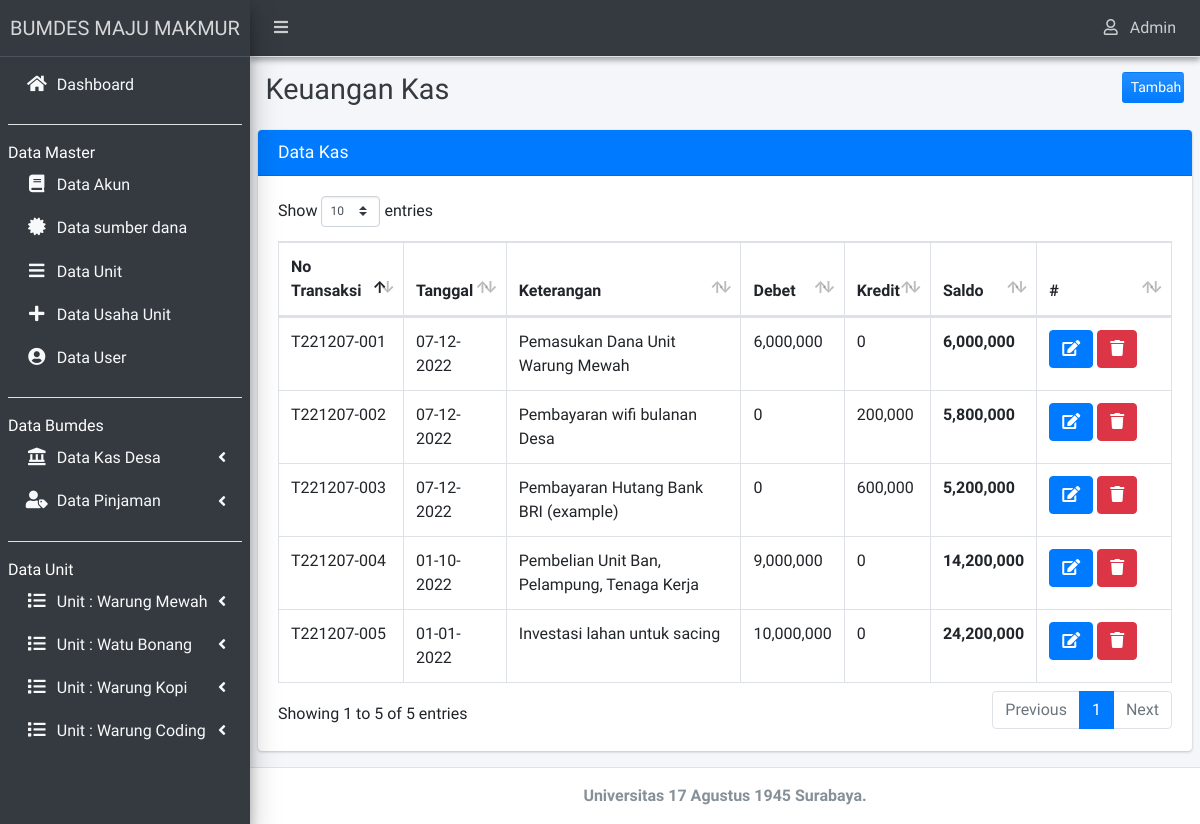
/admin/index.php?hal=kas (signed in), run on the app's committed database.
### tables this page shows
CREATE TABLE `tb_unit` (
  `id_unit` int(11) NOT NULL,
  `nama_unit` varchar(30) DEFAULT NULL
);

CREATE TABLE `tb_kas` (
  `id_kas` int(11) NOT NULL,
  `tanggal` varchar(20) NOT NULL,
  `id_transaksi` varchar(20) NOT NULL,
  `kode_akun` varchar(5) NOT NULL,
  `sumber` varchar(5) NOT NULL,
  `keterangan` varchar(255) NOT NULL,
  `debet` int(11) NOT NULL,
  `kredit` int(11) NOT NULL
);

### setting/tanggal.php (called while the page is built, shortened)
<?php
	function tgl_indo($tgl){
			$tgl		= date_create($tgl);
			$tanggal	= date_format($tgl,"d-m-Y");
			return $tanggal;
	}
?>

### admin/kas.php (the view, shortened to what this page needs)
<div class="content-header">
    <div class="container-fluid">
        <div class="row mb-2">
            <div class="col-sm-6">
                <h1 class="m-0 text-dark">Keuangan Kas</h1>
            </div>
            <div class="col-sm-5">
            </div>
            <div class="col-sm-1">
                <a href="?hal=tambah_kas" style="float: right;" class="btn btn-block bg-gradient-primary btn-sm">Tambah</a>
            </div>
        </div>
    </div>
</div>
<section class="content">
    <div class="row">
    <div class="col-12">
        <div class="card card-primary">
            <div class="card-header">
                <h3 class="card-title primary">Data Kas</h3>
            </div>
        <div class="card-body">
            <table id="example3" class="table table-bordered table-hover">
                <thead>
                        <tr>
                        <th>No Transaksi</th>
                        <th>Tanggal</th>
                        <th>Keterangan</th>
                        <th>Debet</th>
                        <th>Kredit</th>
                        <th>Saldo</th>
                        <th>#</th>
                        </tr>
                </thead>
                <tbody>
                <?php
                    $saldo=0;
                    $query      = "SELECT * from tb_kas";
                    $result     = $mysqli->query($query);
                    $num_result = $result->num_rows;
                    if ($num_result > 0) {
                        while ($data = mysqli_fetch_assoc($result)) {
                            extract($data);
                            $saldo+=$debet;
                            $saldo-=$kredit;
                        ?>
                    <tr>
                        <td><?php echo $id_transaksi; ?></td>
                        <td><?php echo tgl_indo($tanggal); ?></td>
                        <td><?php echo $keterangan; ?></td>
                        <td><?php echo number_format($debet,0); ?></td>
                        <td><?php echo number_format($kredit,0); ?></td>
                        <th><?php echo number_format($saldo,0); ?></th>
                        <td width="15%">
                            <a href="?hal=kas_edit&id_kas=<?php echo $id_kas; ?>"
                            class="btn btn-icon btn-primary" title="Edit Data"><i class="fa fa-edit"></i> </a>
                            <a class="btn btn-danger" title="Hapus Data" href="operasi_crud/kas/delete.php?id_kas=<?= $id_kas; ?>"
                                onclick="return confirm('Apakah anda yakin akan menghapus data ini?')"> <i class="fa fa-trash"></i></a>
                        </td>
                    </tr>
                    <?php }}?>
            </table>
                </div>
            </div>
        </div>
    </div>
</section>

### admin/_menu.php (shortened to what this page needs)
<li class="nav-item">
	<a href="?hal=beranda" class="nav-link text-light">
		<i class="nav-icon fas fa-home"></i>
		<p> Dashboard </p>
	</a>
</li>
<?php if($_SESSION['level_user']=='Admin' || $_SESSION['level_user']=='Bendahara'){ ?>
	<li class="nav-item">
		<hr class="bg-gradient-light">
	</li>
	<div class="sidebar-heading text-white">Data Master</div>
    <li class="nav-item">
		<a class="nav-link text-light" href="?hal=akun">
			<i class="fa fa-book nav-icon"></i>
			<p>Data Akun</p>
		</a>
    </li>
    <li class="nav-item">
		<a class="nav-link text-light" href="?hal=ind">
			<i class="fa fa-certificate nav-icon"></i>
			<p>Data sumber dana</p>
		</a>
    </li>
    <li class="nav-item">
		<a class="nav-link text-light" href="?hal=unit" >
			<i class="fa fa-bars nav-icon"></i>
			<p>Data Unit</p>
		</a>
    </li>
    <li class="nav-item">
		<a class="nav-link text-light" href="?hal=kegiatan">
			<i class="fa fa-plus nav-icon"></i>
			<p>Data Usaha Unit</p>
		</a>
    </li>
    <li class="nav-item">
		<a class="nav-link text-light" href="?hal=user">
			<i class="fa fa-user-circle nav-icon"></i>
			<p>Data User</p>
		</a>
    </li>
	<li class="nav-item">
		<hr class="bg-gradient-light">
	</li>
	<div class="sidebar-heading text-white">Data Bumdes</div>
	<li class="nav-item">
		<a href="#" class="nav-link text-light">
			<i class="fas fa-solid fa-landmark nav-icon"></i>
			<p> Data Kas Desa <i class="fas fa-angle-left right"></i></p>
		</a>
    </li>
	<li class="nav-item">
		<a href="#" class="nav-link text-light">
			<i class="fas fa-solid fa-user-tag nav-icon"></i>
			<p>
			Data Pinjaman
			<i class="fas fa-angle-left right"></i>
			</p>
		</a>
    </li>
<?php } else if (isset($_SESSION['level_user'])=="Kepala Desa") { ?>
	<li class="nav-item has-treeview">
			<a href="#" class="nav-link text-light">
				<i class="nav-icon fas fa-list"></i>
				<p>
					Data Bumdes
					<i class="fas fa-angle-left right"></i>
				</p>
			</a>
			<ul class="nav nav-treeview text-light">
				<li class="nav-item">
					<a href="?hal=lap_buku_besar_kas" class="nav-link text-light">
						<i class="fa fa-bookmark nav-icon"></i>
						<p>Buku Besar</p>
					</a>
				</li>
				<li class="nav-item">
					<a href="?hal=lap_arus_kas_desa" class="nav-link text-light">
						<i class="fa fa-angle-double-right nav-icon"></i>
						<p>Arus Kas</p>
					</a>
				</li>
				<li class="nav-item">
					<a href="?hal=lap_neraca_kas" class="nav-link text-light">
						<i class="fa fa-balance-scale nav-icon"></i>
						<p>Neraca</p>
					</a>
				</li>
			</ul>
		</li>
<?php } ?>
<li class="nav-item">
	<hr class="bg-light">
</li>
<div class="sidebar-heading text-white">Data Unit</div>
<?php
$query="SELECT * from tb_unit";
$result=$mysqli->query($query);
$num_result=$result->num_rows;
if ($num_result > 0 ) {
	while ($data=mysqli_fetch_assoc($result)) {
		extract($data);  ?>
		<li class="nav-item has-treeview">
			<a href="#" class="nav-link text-light">
				<i class="nav-icon fas fa-list"></i>
				<p>
					Unit : <?=$nama_unit;?>
					<i class="fas fa-angle-left right"></i>
				</p>
			</a>
		</li>
		<?php } } ?>

### data on the page
tb_unit: nama_unit "Warung Mewah"
tb_unit: nama_unit "Watu Bonang"
tb_unit: nama_unit "Warung Kopi"
tb_unit: nama_unit "Warung Coding"
tb_kas: id_transaksi "T221207-001", tanggal "07-12-2022", keterangan "Pemasukan Dana Unit Warung Mewah", debet "6,000,000", kredit "0", saldo "6,000,000"
tb_kas: id_transaksi "T221207-002", tanggal "07-12-2022", keterangan "Pembayaran wifi bulanan Desa", debet "0", kredit "200,000", saldo "5,800,000"
tb_kas: id_transaksi "T221207-003", tanggal "07-12-2022", keterangan "Pembayaran Hutang Bank BRI (example)", debet "0", kredit "600,000", saldo "5,200,000"
tb_kas: id_transaksi "T221207-004", tanggal "01-10-2022", keterangan "Pembelian Unit Ban, Pelampung, Tenaga Kerja", debet "9,000,000", kredit "0", saldo "14,200,000"
tb_kas: id_transaksi "T221207-005", tanggal "01-01-2022", keterangan "Investasi lahan untuk sacing", debet "10,000,000", kredit "0", saldo "24,200,000"

### other printed values
$_SESSION['level_user'] "Admin"
